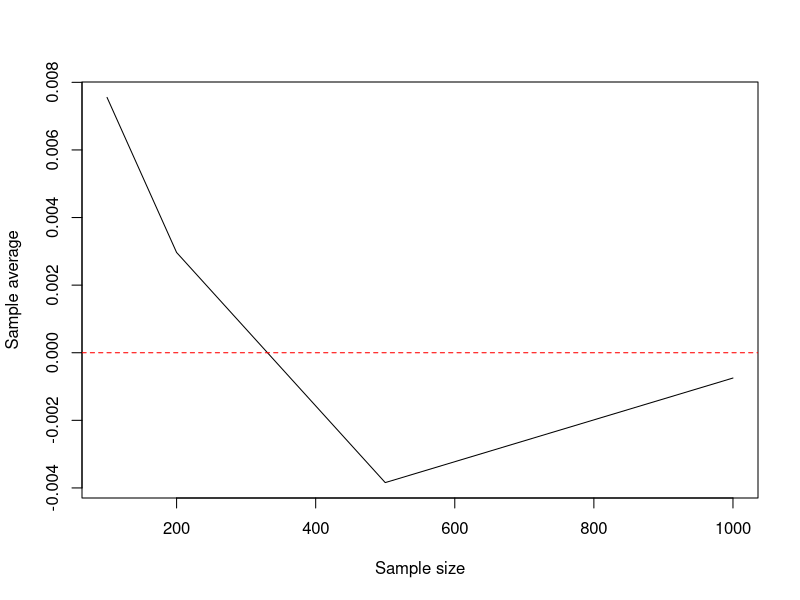
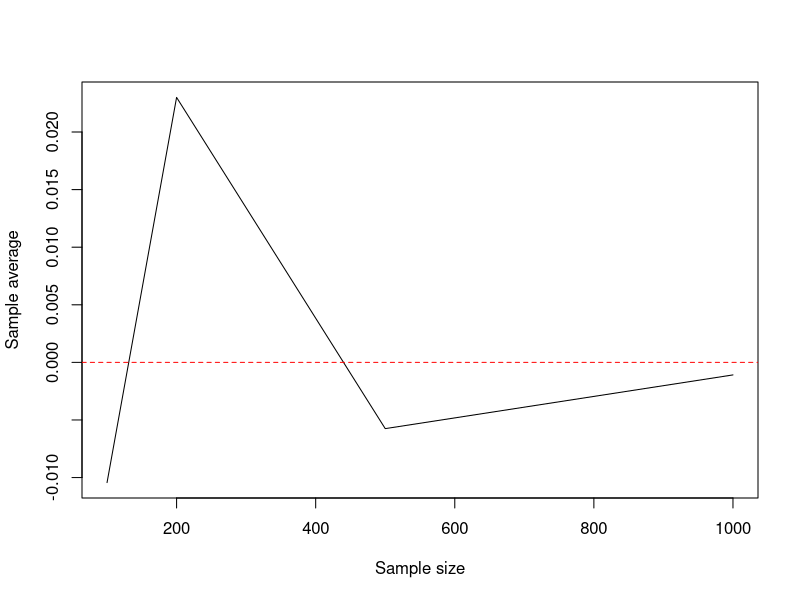
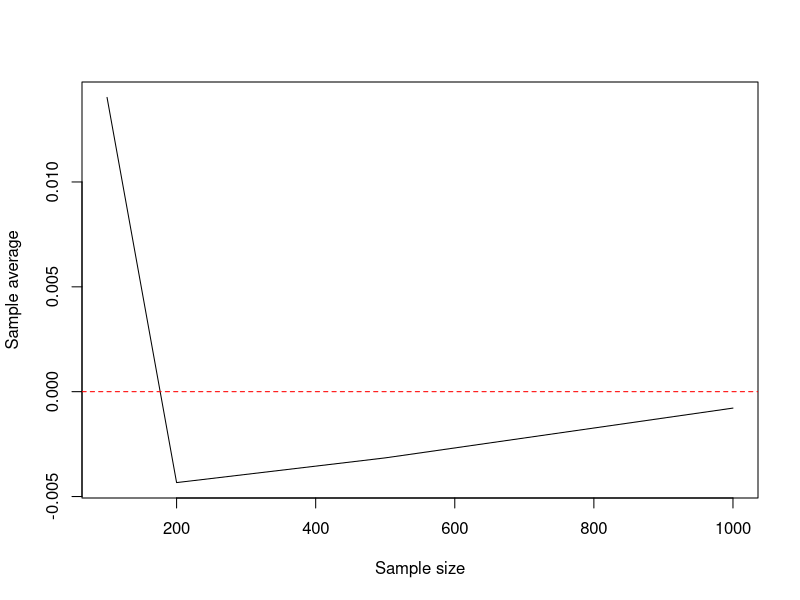
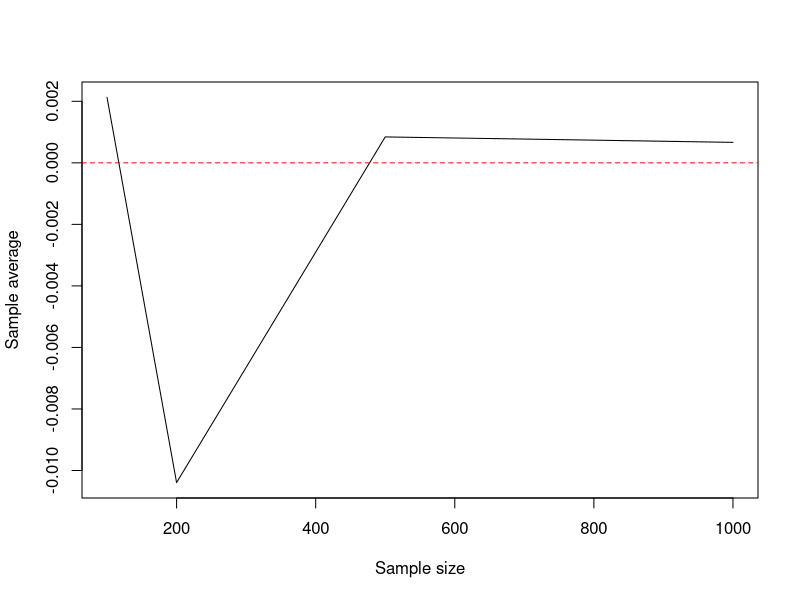
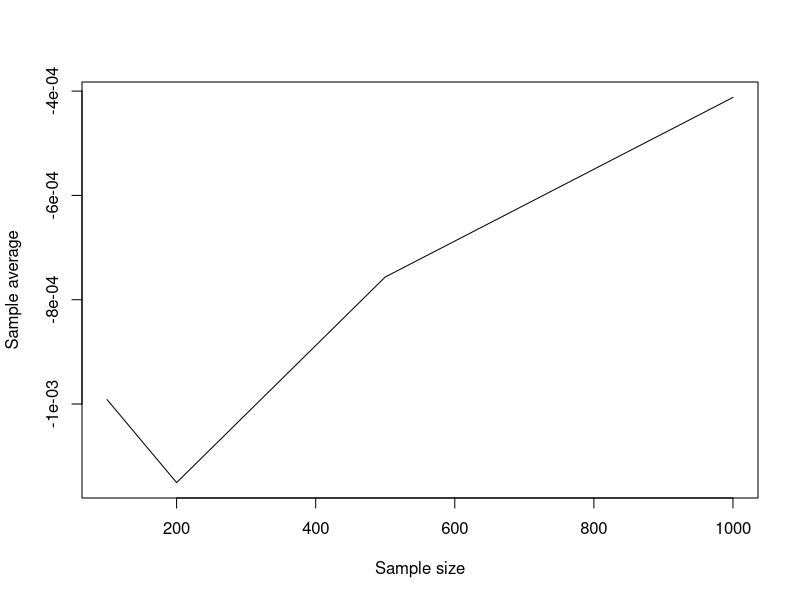
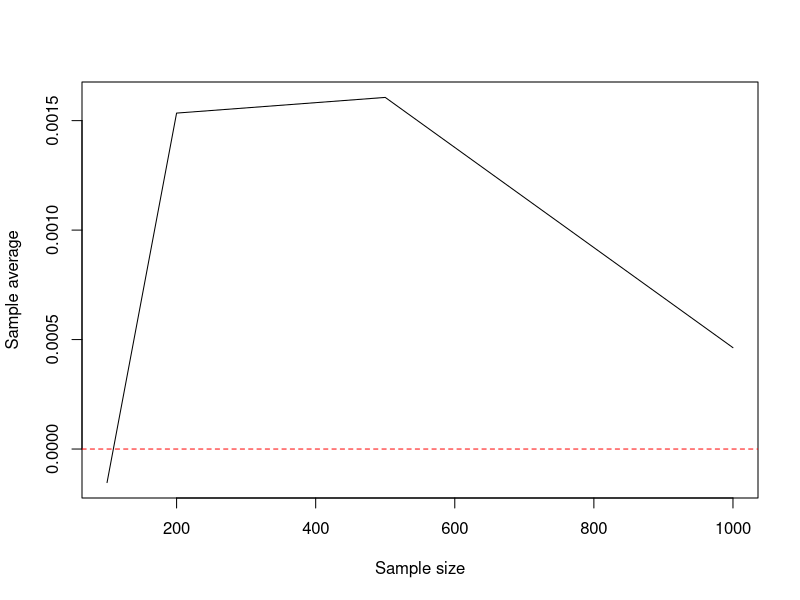
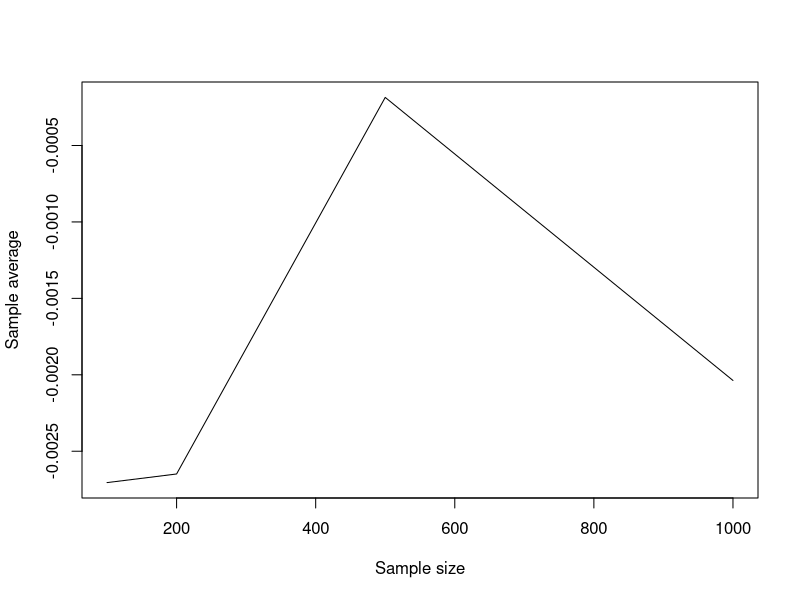
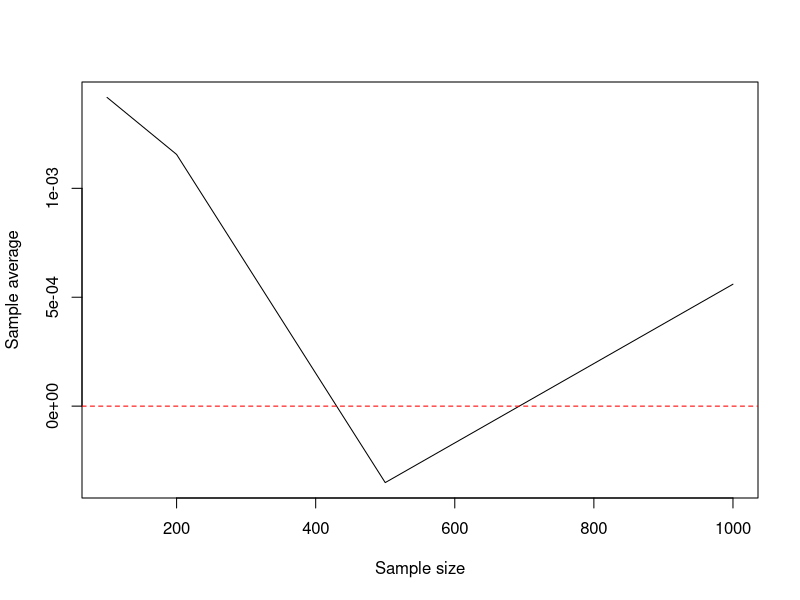

Reproduce these figures in R, in order. (Note: this script raises an error after producing the figures.)
Student_LNM <- function(n = c(1000, 10000, 100000, 1000000), r = c(2, 3, 4, 5), n_samples, sample_sizes) 
{
  for (n_samples in n) 
  {
    for (r_val in r) 
    {
      sample_averages <- matrix(nrow = n_samples, ncol = length(sample_sizes))
      
      for (i in 1:length(sample_sizes)) 
      {
        samples <- matrix(rt(n_samples * sample_sizes[i], df = r), ncol = sample_sizes[i])
        sample_averages[, i] <- apply(samples, 1, mean)
      }
      
      plot(sample_sizes, colMeans(sample_averages), type = "l", xlab = "Sample size", ylab = "Sample average")
      
      abline(h = 0, col = "red", lty = 2)
    }
  }
}

Student_LNM(n_samples = 100, sample_sizes = c(100, 200, 500, 1000))